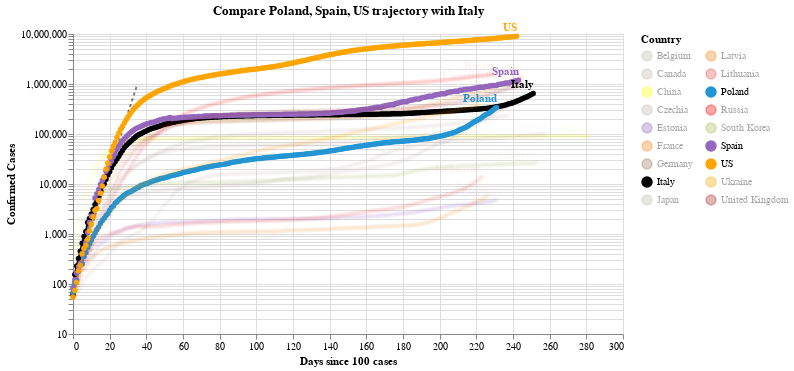

Notebook code cell kept with this figure:
### Code cell
#hide_input
chart2 = make_since_chart(dff2, ['Poland', 'Spain', 'US'], baseline_countries)
chart2

### Figure 1 — Vega-Lite specification as saved in the notebook (floating-point values rounded to 4 significant figures; data arrays with more than 128 entries replaced by an {"elided": "..."} marker saying what was removed)
{"config": {"view": {"continuousWidth": 400, "continuousHeight": 300}}, "layer": [{"data": {"name": "data-628230001892d6798b50651be41d1b3e"}, "mark": {"type": "line", "color": "black", "opacity": 0.5, "strokeDash": [3, 3]}, "encoding": {"x": {"type": "quantitative", "field": "Days since 100 cases"}, "y": {"type": "quantitative", "field": "Confirmed Cases"}}}, {"data": {"name": "data-1faa1753af08a96df94a386797f67355"}, "mark": {"type": "line", "point": true}, "encoding": {"color": {"type": "nominal", "field": "Country", "legend": {"columns": 2}, "scale": {"domain": ["Belgium", "Canada", "China", "Czechia", "Estonia", "France", "Germany", "Italy", "Japan", "Latvia", "Lithuania", "Poland", "Russia", "South Korea", "Spain", "US", "Ukraine", "United Kingdom"], "range": ["#C1B7AD", "#C1B7AD", "yellow", "#C1B7AD", "#9467bd", "#F58518", "#9D755D", "black", "#C1B7AD", "#F58518", "#E45756", "#2495D3", "red", "#A1BA59", "#9467bd", "orange", "orange", "brown"]}}, "opacity": {"condition": {"value": 1, "selection": "selector004"}, "value": 0.05}, "tooltip": [{"type": "nominal", "field": "Country"}, {"type": "temporal", "field": "Date"}, {"type": "quantitative", "field": "Confirmed Cases"}, {"type": "quantitative", "field": "Days since 100 cases"}], "x": {"type": "quantitative", "field": "Days since 100 cases"}, "y": {"type": "quantitative", "field": "Confirmed Cases", "scale": {"type": "log"}}}, "selection": {"selector004": {"type": "multi", "fields": ["Country"], "bind": "legend", "init": [{"Country": "Poland"}, {"Country": "Spain"}, {"Country": "US"}, {"Country": "Italy"}]}}, "width": 550}, {"data": {"name": "data-1faa1753af08a96df94a386797f67355"}, "mark": {"type": "text", "align": "right", "dy": -8, "fontWeight": "bold"}, "encoding": {"color": {"type": "nominal", "field": "Country", "legend": {"columns": 2}, "scale": {"domain": ["Belgium", "Canada", "China", "Czechia", "Estonia", "France", "Germany", "Italy", "Japan", "Latvia", "Lithuania", "Poland", "Russia", "South Korea", "Spain", "US", "Ukraine", "United Kingdom"], "range": ["#C1B7AD", "#C1B7AD", "yellow", "#C1B7AD", "#9467bd", "#F58518", "#9D755D", "black", "#C1B7AD", "#F58518", "#E45756", "#2495D3", "red", "#A1BA59", "#9467bd", "orange", "orange", "brown"]}}, "opacity": {"condition": {"value": 1, "selection": "selector004"}, "value": 0.05}, "text": {"type": "nominal", "field": "Country"}, "tooltip": [{"type": "nominal", "field": "Country"}, {"type": "temporal", "field": "Date"}, {"type": "quantitative", "field": "Confirmed Cases"}, {"type": "quantitative", "field": "Days since 100 cases"}], "x": {"type": "quantitative", "field": "Days since 100 cases"}, "y": {"type": "quantitative", "field": "Confirmed Cases", "scale": {"type": "log"}}}, "transform": [{"filter": "(datum['Date'] >= 1604016000000)"}], "width": 550}], "title": "Compare Poland, Spain, US trajectory with Italy", "$schema": "https://vega.github.io/schema/vega-lite/v4.8.1.json", "datasets": {"data-628230001892d6798b50651be41d1b3e": [{"Days since 100 cases": 0, "Confirmed Cases": 100.0}, {"Days since 100 cases": 1, "Confirmed Cases": 130.0}, {"Days since 100 cases": 2, "Confirmed Cases": 169.0}, {"Days since 100 cases": 3, "Confirmed Cases": 219.7}, {"Days since 100 cases": 4, "Confirmed Cases": 285.6}, {"Days since 100 cases": 5, "Confirmed Cases": 371.3}, {"Days since 100 cases": 6, "Confirmed Cases": 482.7}, {"Days since 100 cases": 7, "Confirmed Cases": 627.5}, {"Days since 100 cases": 8, "Confirmed Cases": 815.7}, {"Days since 100 cases": 9, "Confirmed Cases": 1060.0}, {"Days since 100 cases": 10, "Confirmed Cases": 1379.0}, {"Days since 100 cases": 11, "Confirmed Cases": 1792.0}, {"Days since 100 cases": 12, "Confirmed Cases": 2330.0}, {"Days since 100 cases": 13, "Confirmed Cases": 3029.0}, {"Days since 100 cases": 14, "Confirmed Cases": 3937.0}, {"Days since 100 cases": 15, "Confirmed Cases": 5119.0}, {"Days since 100 cases": 16, "Confirmed Cases": 6654.0}, {"Days since 100 cases": 17, "Confirmed Cases": 8650.0}, {"Days since 100 cases": 18, "Confirmed Cases": 11250.0}, {"Days since 100 cases": 19, "Confirmed Cases": 14620.0}, {"Days since 100 cases": 20, "Confirmed Cases": 19000.0}, {"Days since 100 cases": 21, "Confirmed Cases": 24710.0}, {"Days since 100 cases": 22, "Confirmed Cases": 32120.0}, {"Days since 100 cases": 23, "Confirmed Cases": 41750.0}, {"Days since 100 cases": 24, "Confirmed Cases": 54280.0}, {"Days since 100 cases": 25, "Confirmed Cases": 70560.0}, {"Days since 100 cases": 26, "Confirmed Cases": 91730.0}, {"Days since 100 cases": 27, "Confirmed Cases": 119300.0}, {"Days since 100 cases": 28, "Confirmed Cases": 155000.0}, {"Days since 100 cases": 29, "Confirmed Cases": 201500.0}, {"Days since 100 cases": 30, "Confirmed Cases": 262000.0}, {"Days since 100 cases": 31, "Confirmed Cases": 340600.0}, {"Days since 100 cases": 32, "Confirmed Cases": 442800.0}, {"Days since 100 cases": 33, "Confirmed Cases": 575600.0}, {"Days since 100 cases": 34, "Confirmed Cases": 748300.0}, {"Days since 100 cases": 35, "Confirmed Cases": 972800.0}], "data-1faa1753af08a96df94a386797f67355": {"elided": "4353 records"}}}
